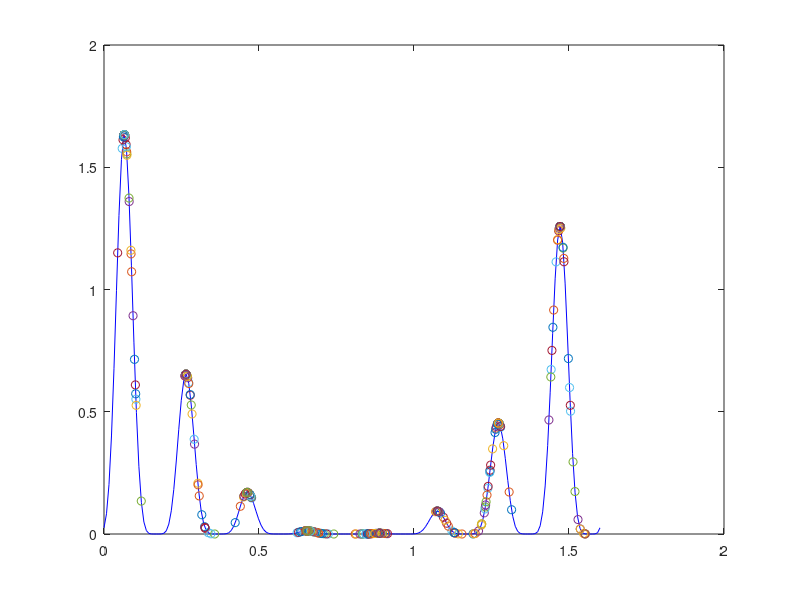
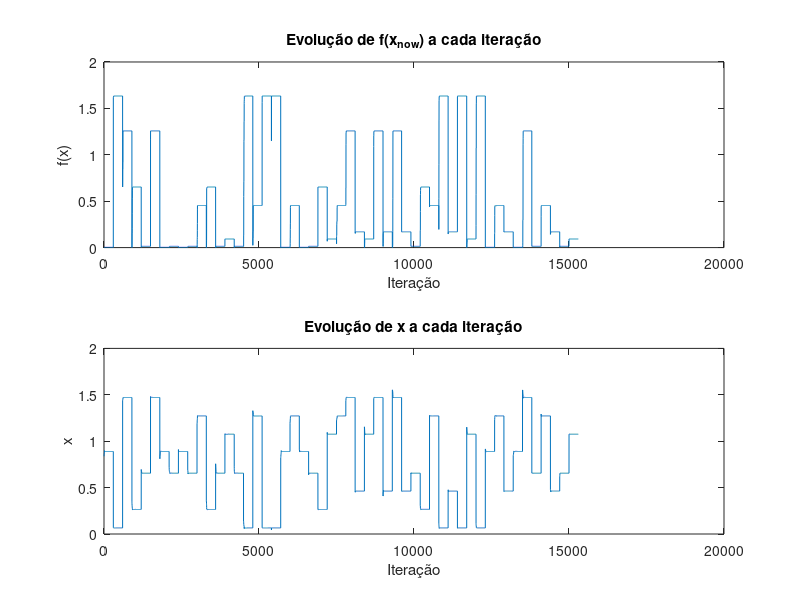
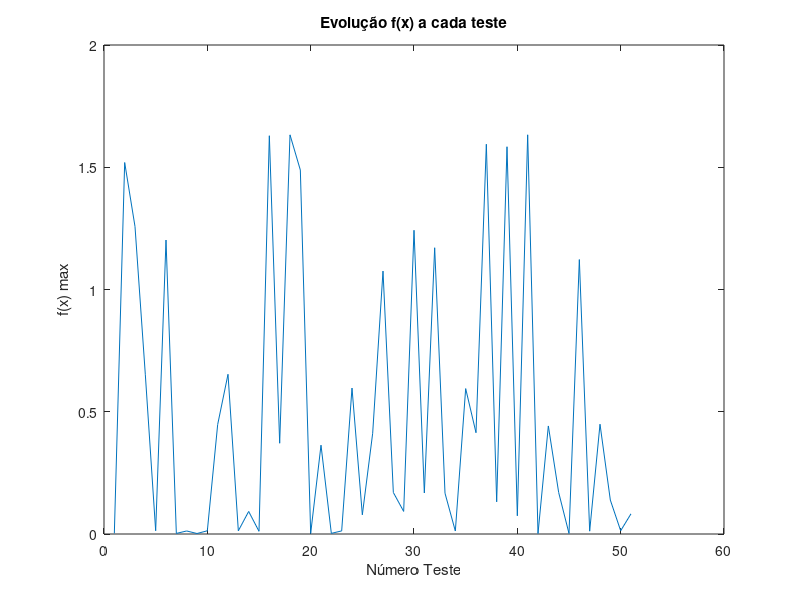

MATLAB code to generate these figures, in order:
close all;
clear all;

% Definição da função
f = @(x) 4*(sin(5*pi*x+0.5)).^6 .* exp(log2((x-0.8).^2));

% Geração dos pontos para o gráfico da função
x = linspace(0, 1.6, 200); 
y = f(x);
plot(x, y, 'b');
hold on;

% Configurações iniciais
num_total = 1;
num_tent = 1;
f_evolucao = [];
x_evolucao = [];
f_tentativa = [];
j = 1;

% Loop principal
while num_tent <= num_total
    i = 1;
    delta = 0.02;
    x_now = rand * 1.6;
    x_old = x_now;

    % Loop de atualização
    while i <= 300
        valor_rand = (rand - 0.5) * delta;
        x_now = x_old + 2 * valor_rand;

        % Verifica se x_now está dentro do intervalo [0, 1.6]
        if x_now < 0
            x_now = 0;
        elseif x_now > 1.6
            x_now = 1.6;
        end

        % Atualiza o valor de x se f(x_now) for maior
        if f(x_now) > f(x_old)
            plot(x_now, f(x_now), 'o'); % Plota o ponto
            x_old = x_now;
        end 

        % Armazena a evolução de f(x) e de x
        f_evolucao(j) = f(x_old);
        x_evolucao(j) = x_old;
        i = i + 1;
        j = j + 1;
    end

    % Atualiza o número de tentativas e f_max
    if (num_total == 1)
        num_total = num_total + 10;
        f_max = f(x_now);
    end
    if f(x_now) > f_max
        num_total = num_total + 10;
        f_max = f(x_now);
    end
    f_tentativa(num_tent) = f(x_now);
    num_tent = num_tent + 1;
end

% Gráfico da evolução de f(x) e x
figure;
subplot(2, 1, 1);
plot(1:(j - 1), f_evolucao); % Plota a evolução de f(x_now)
xlabel('Iteração');
ylabel('f(x)');
title('Evolução de f(x_{now}) a cada iteração');

subplot(2, 1, 2);
plot(1:(j - 1), x_evolucao); % Plota a evolução de x
xlabel('Iteração');
ylabel('x');
title('Evolução de x a cada iteração');

figure;
plot(1:num_total, f_tentativa);
xlabel('Número Teste');
ylabel('f(x) max');
title('Evolução f(x) a cada teste');
hold off;
